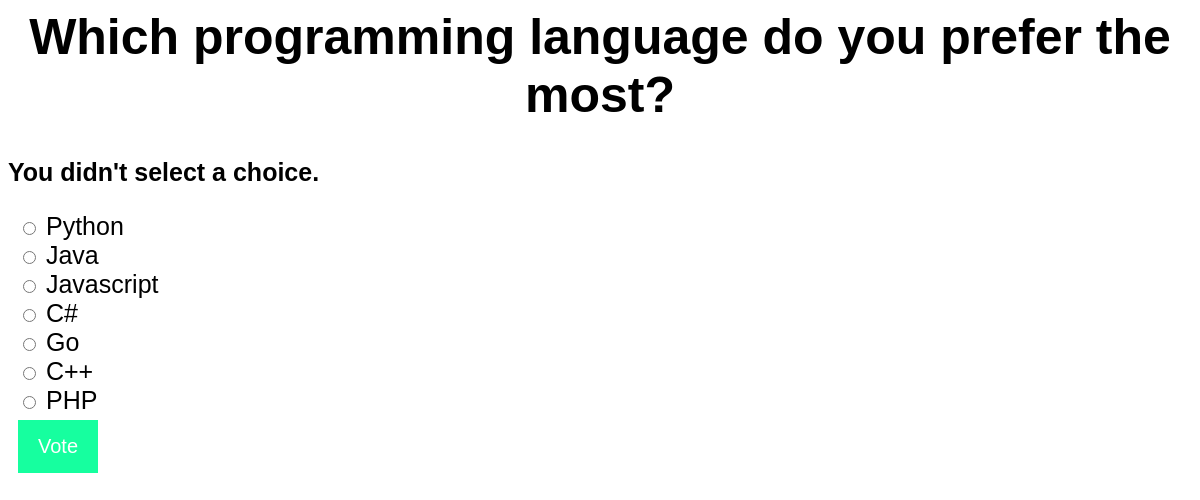
/polls/2/vote/, run on the app's committed database.
### polls/models.py (models this page shows, shortened)
@python_2_unicode_compatible
class Question(models.Model):
    ques_text = models.CharField(max_length=200)
    ques_date = models.DateTimeField('Date Published')

@python_2_unicode_compatible
class Choice(models.Model):
    question = models.ForeignKey(Question, on_delete=models.CASCADE)
    choice_text = models.CharField(max_length=200)
    votes = models.IntegerField(default=0)

### polls/views.py (the view)
# urls.py: url(r'^(?P<question_id>[0-9]+)/vote/$', views.vote, name='vote'),
def vote(request, question_id):
    question = get_object_or_404(Question, pk=question_id)
    try:
        selected_choice = question.choice_set.get(pk=request.POST['choice'])
    except (KeyError, Choice.DoesNotExist):
        return render(request, 'polls/details.html', {
            'question': question,
            'error_message': "You didn't select a choice.",
        })
    else:
        selected_choice.votes += 1
        selected_choice.save()
        return HttpResponseRedirect(reverse('polls:results', args=(question.id,)))

### polls/templates/polls/details.html (shortened to what this page needs)
{% load static %}
<link rel="stylesheet" type="text/css" href="{% static 'polls/style.css' %}" />
<h1>{{ question.ques_text }}</h1>
{% if error_message %}<p><strong>{{ error_message }}</strong></p>{% endif %}
<form action="{% url 'polls:vote' question.id %}" method="post">
{% for choice in question.choice_set.all %}
    <input type="radio" name="choice" id="choice{{ forloop.counter }}" value="{{ choice.id }}" />
    <label for="choice{{ forloop.counter }}">{{ choice.choice_text }}</label><br />
{% endfor %}
<button class="button">Vote</button>
</form>

### polls/static/polls/style.css (style rules this page uses)
h1 { text-align: center; }
form { margin: 10px; }
.button { background-color: #16ff9f; border: none; color: white; margin-top: 5px; padding: 15px 20px; text-align: center; text-decoration: none; display: inline-block; font-size: 20px; }

### data on the page
Question: ques_text "Which programming language do you prefer the most?"
Choice: choice_text "Python"
Choice: choice_text "Java"
Choice: choice_text "Javascript"
Choice: choice_text "C#"
Choice: choice_text "Go"
Choice: choice_text "C++"
Choice: choice_text "PHP"

### other printed values
{{ error_message }} "You didn't select a choice."
